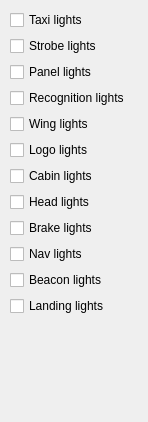
              <widget class="QWidget" name="lightsTAb">
               <property name="styleSheet">
                <string notr="true"/>
               </property>
               <attribute name="title">
                <string>Lights</string>
               </attribute>
               <widget class="QWidget" name="verticalLayoutWidget_4">
                <property name="geometry">
                 <rect>
                  <x>10</x>
                  <y>10</y>
                  <width>129</width>
                  <height>403</height>
                 </rect>
                </property>
                <property name="styleSheet">
                 <string/>
                </property>
                <layout class="QFormLayout" name="formLayout_4">
                 <property name="rowWrapPolicy">
                  <enum>QFormLayout::WrapAllRows</enum>
                 </property>
                 <item row="0" column="0">
                  <widget class="QCheckBox" name="cbLightTaxiOn">
                   <property name="styleSheet">
                    <string notr="true"/>
                   </property>
                   <property name="text">
                    <string>Taxi lights</string>
                   </property>
                  </widget>
                 </item>
                 <item row="1" column="0">
                  <widget class="QCheckBox" name="cbLightStrobeOn">
                   <property name="styleSheet">
                    <string notr="true"/>
                   </property>
                   <property name="text">
                    <string>Strobe lights</string>
                   </property>
                  </widget>
                 </item>
                 <item row="2" column="0">
                  <widget class="QCheckBox" name="cbLightPanelOn">
                   <property name="styleSheet">
                    <string notr="true"/>
                   </property>
                   <property name="text">
                    <string>Panel lights</string>
                   </property>
                  </widget>
                 </item>
                 <item row="3" column="0">
                  <widget class="QCheckBox" name="cbLightRecognitionOn">
                   <property name="styleSheet">
                    <string notr="true"/>
                   </property>
                   <property name="text">
                    <string>Recognition lights</string>
                   </property>
                  </widget>
                 </item>
                 <item row="4" column="0">
                  <widget class="QCheckBox" name="cbLightWingOn">
                   <property name="styleSheet">
                    <string notr="true"/>
                   </property>
                   <property name="text">
                    <string>Wing lights</string>
                   </property>
                  </widget>
                 </item>
                 <item row="5" column="0">
                  <widget class="QCheckBox" name="cbLightLogoOn">
                   <property name="styleSheet">
                    <string notr="true"/>
                   </property>
                   <property name="text">
                    <string>Logo lights</string>
                   </property>
                  </widget>
                 </item>
                 <item row="6" column="0">
                  <widget class="QCheckBox" name="cbLightCabinOn">
                   <property name="styleSheet">
                    <string notr="true"/>
                   </property>
                   <property name="text">
                    <string>Cabin lights</string>
                   </property>
                  </widget>
                 </item>
                 <item row="7" column="0">
                  <widget class="QCheckBox" name="cbLightHeadOn">
                   <property name="styleSheet">
                    <string notr="true"/>
                   </property>
                   <property name="text">
                    <string>Head lights</string>
                   </property>
                  </widget>
                 </item>
                 <item row="8" column="0">
                  <widget class="QCheckBox" name="cbLightBrakeOn">
                   <property name="styleSheet">
                    <string notr="true"/>
                   </property>
                   <property name="text">
                    <string>Brake lights</string>
                   </property>
                  </widget>
                 </item>
                 <item row="9" column="0">
                  <widget class="QCheckBox" name="cbLightNavOn">
                   <property name="styleSheet">
                    <string notr="true"/>
                   </property>
                   <property name="text">
                    <string>Nav lights</string>
                   </property>
                  </widget>
                 </item>
                 <item row="10" column="0">
                  <widget class="QCheckBox" name="cbLightBeaconOn">
                   <property name="styleSheet">
                    <string notr="true"/>
                   </property>
                   <property name="text">
                    <string>Beacon lights</string>
                   </property>
                  </widget>
                 </item>
                 <item row="11" column="0">
                  <widget class="QCheckBox" name="cbLightLandingOn">
                   <property name="styleSheet">
                    <string notr="true"/>
                   </property>
                   <property name="text">
                    <string>Landing lights</string>
                   </property>
                  </widget>
                 </item>
                </layout>
               </widget>
              </widget>
